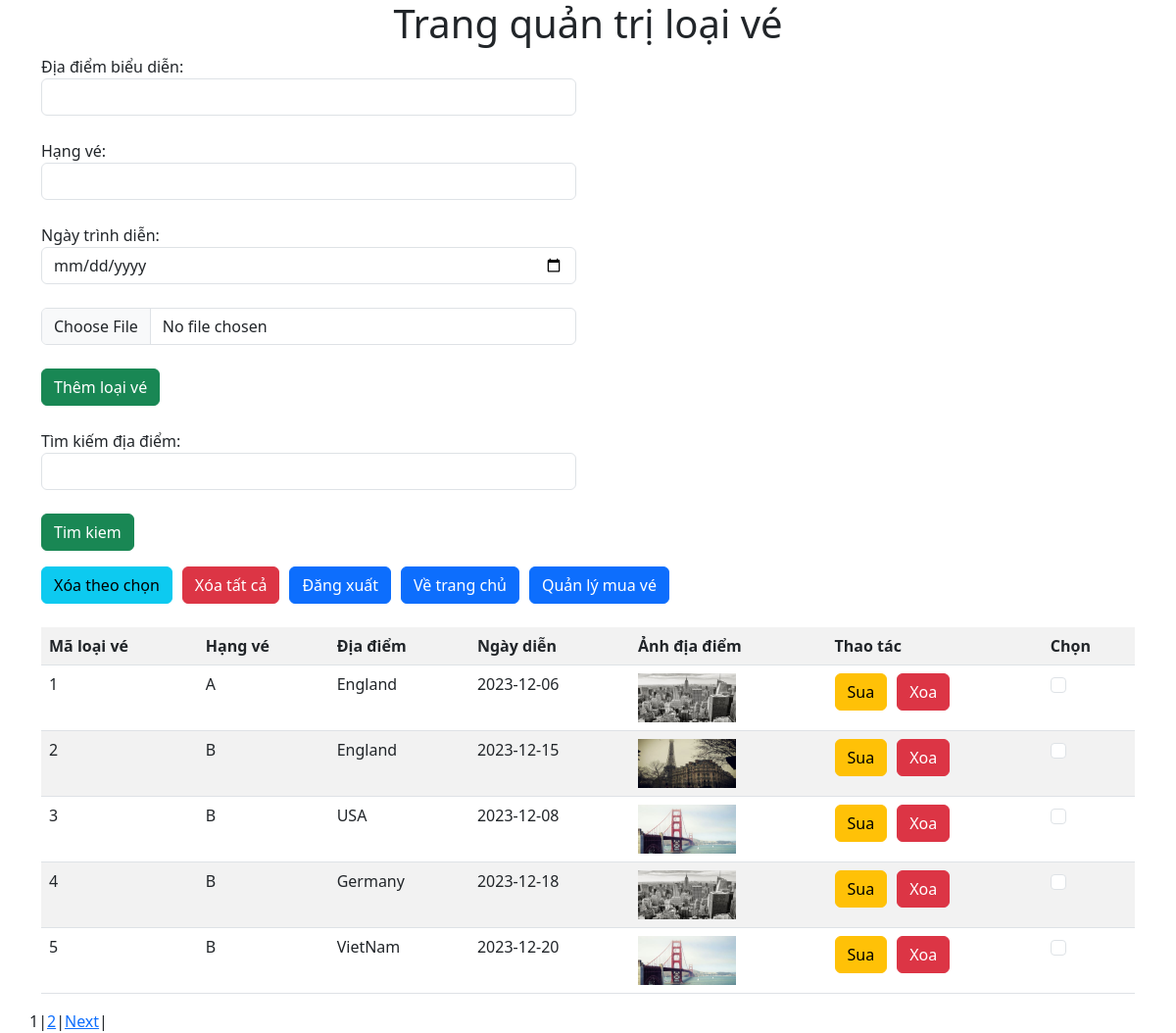
/admin/type_ticket.php, run on the app's committed database.
### tables this page shows
CREATE TABLE `type_ticket` (
  `type_id` int(11) NOT NULL,
  `location` varchar(300) NOT NULL,
  `date_view` date NOT NULL,
  `link_img` varchar(500) NOT NULL,
  `type_ticket` varchar(50) NOT NULL
);

### admin/type_ticket.php (the view, shortened to what this page needs)
<?php
    require("../config.php");
?>
<html>
    <head>
        <link rel="stylesheet" href="../css/bootstrap.min.css">
    </head>
    <body>
        <div class="container">
            <h1 style="text-align: center;">Trang quản trị loại vé</h1>
            <div class="row">
                <div class="col-6">
                    <form action="type_ticket.php" method="post" enctype="multipart/form-data">
                        Địa điểm biểu diễn:
                        <input class="form-control" type="text" name="txt_location" id="">
                        <br>
                        Hạng vé:
                        <input class="form-control" type="text" name="type_ticket" id="">
                        <br>
                        Ngày trình diễn:
                        <input class="form-control" type="date" name="date_date_view" id="">
                        <br>
                        <input class="form-control" type="file" name="file_upload">
                        <br>
                        <input class="btn btn-success" type="submit" value="Thêm loại vé" name="add_ticket" id="">
                        <br>
                        <br>
                        Tìm kiếm địa điểm:
                        <input class="form-control" type="text" name="txt_search" id="">
                        <br>
                        <input class="btn btn-success" type="submit" value="Tim kiem" name="search" id="">
                    </form>
                </div>
            </div>
            <?php
            $result = mysqli_query($conn, 'select count(type_id) as total from type_ticket');
            $row = mysqli_fetch_assoc($result);
            $total_records = $row['total'];
            $current_page = isset($_GET['page']) ? $_GET['page'] : 1;
            $limit = 5;
            $total_page = ceil($total_records / $limit);
            $start = ($current_page - 1) * $limit;
            ?>
            <div class="row">
                <div class="col-12">
                    <table class="table table-striped">
                        <tr>
                            <th>Mã loại vé</th>
                            <th>Hạng vé</th>
                            <th>Địa điểm</th>
                            <th>Ngày diễn</th>
                            <th>Ảnh địa điểm</th>
                            <th>Thao tác</th>
                            <th>Chọn</th>
                        </tr>
                        <form action="type_ticket.php" method="post">
                            <input style="margin-right: 10px;" type="submit" value="Xóa theo chọn" name="delete_check" class="btn btn-info" id="">
                            <input style="margin-right: 10px;" type="submit" value="Xóa tất cả" name="delete_all" class="btn btn-danger" id="">
                            <input style="margin-right: 10px;" type="submit" value="Đăng xuất" name="logout" class="btn btn-primary" id="">
                            <input style="margin-right: 10px;" type="submit" value="Về trang chủ" name="go_home" class="btn btn-primary" id="">
                            <input style="margin-right: 10px;" type="submit" value="Quản lý mua vé" name="go_manager_ticket" class="btn btn-primary" id="">
                            <br>
                            <br>
                            <?php
                            $sql = "";
                            if (isset($_POST["search"])) {
                                $location = $_POST['txt_search'];
                                $sql = "select * from type_ticket where location like '%" . $location . "%'";
                            } else
                                $sql = "select * from type_ticket LIMIT " . $start . "," . $limit;
                            $result = mysqli_query($conn, $sql);
                            if (mysqli_num_rows($result) > 0) {
                                while ($row = mysqli_fetch_assoc($result)) {
                                    echo "<tr>";
                                        echo "<td>" . $row["type_id"] . "</td>";
                                        echo "<td>".$row["type_ticket"]."</td>";
                                        echo "<td>" . $row["location"] . "</td>";
                                        echo "<td>" . $row["date_view"] . "</td>";
                                        echo "<td><img style='height: 50px; width: 100px;' src='" . $row["link_img"] . "'></td>";
                                        echo "<td>";
                                            echo "<a style='margin-right: 10px;' class='btn btn-warning' href='update_cate.php?task=update&id=" . $row["type_id"] . "'>Sua</a>";
                                            echo "<a class='btn btn-danger' href='type_ticket.php?task=delete&id=" . $row["type_id"] . "'>Xoa</a>";
                                        echo "</td>";
                                        echo "<td>";
                                            echo "<input type = 'checkbox' name= 'cate[]' value= '" . $row["type_id"] . "' class= 'form-check-input''>";
                                        echo "</td>";
                                    echo "</tr>";
                                }
                            } else {
                                echo "Empty data";
                            }
                            ?>
                        </form>
                    </table>
                </div>
                <div class="pagination">
                    <?php
                    for ($i = 1; $i <= $total_page; $i++) {
                        if ($i == $current_page) {
                            echo '<span>' . $i . '</span> | ';
                        } else {
                            echo '<a href="type_ticket.php?page=' . $i . '">' . $i . '</a> | ';
                        }
                    }
                    if ($current_page < $total_page && $total_page > 1) {
                        echo '<a href="type_ticket.php?page=' . ($current_page + 1) . '">Next</a> | ';
                    }
                    ?>
                </div>
            </div>
        </div>
    </body>
</html>

### data on the page
type_ticket: type_id "1", type_ticket "A", location "England", date_view "2023-12-06", link_img (picture)
type_ticket: type_id "2", type_ticket "B", location "England", date_view "2023-12-15", link_img (picture)
type_ticket: type_id "3", type_ticket "B", location "USA", date_view "2023-12-08", link_img (picture)
type_ticket: type_id "4", type_ticket "B", location "Germany", date_view "2023-12-18", link_img (picture)
type_ticket: type_id "5", type_ticket "B", location "VietNam", date_view "2023-12-20", link_img (picture)
